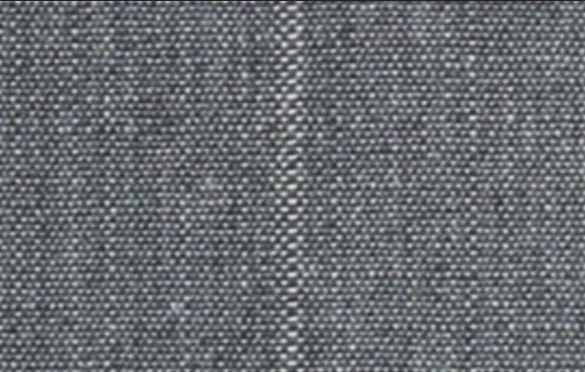
#> input picture data/examples/7.png, 585 x 372 px
$ python debug_img7.py
#> lines starting #> are read from the running program, lines starting #| are printed output that depends on the picture; after the words box and inside, x2 and y2 are one past the last pixel; in counts of white or black regions, pixels touching at a corner belong together
#| Original image shape: (372, 585)
#| Min/Max values: 33 225
### src/preprocess.py
import cv2
import numpy as np
import os

# Thư mục lưu ảnh đã xử lý
PROCESSED_DIR = "data/processed"
os.makedirs(PROCESSED_DIR, exist_ok=True)

def preprocess_image_clean(image_input, filename=None,
                           denoise_strength=25,
                           median_ksize=7,
                           gaussian_ksize=7,
                           nlm_h=15,
                           min_area=50,
                           threshold_method="adaptive"):
    """
    Tiền xử lý ảnh nâng cao:
    - Chuyển sang grayscale nếu ảnh màu
    - Tăng tương phản với CLAHE
    - Lọc nhiễu mạnh (median + bilateral + Gaussian + Non-local Means)
    - Threshold sang trắng/đen (binary) với C=-1
    - Morphology loại bỏ các chấm sáng nhỏ
    - Giữ lại các vùng sáng lớn (>= min_area)
    - Lưu ảnh đã xử lý vào PROCESSED_DIR
    """
#> called with denoise_strength = 25, median_ksize = 7, gaussian_ksize = 7, nlm_h = 15, min_area = 50, threshold_method = 'adaptive'

    # 1. Đọc ảnh
    if isinstance(image_input, str):
        img = cv2.imread(image_input, cv2.IMREAD_GRAYSCALE)
    else:
        if len(image_input.shape) == 3:
            img = cv2.cvtColor(image_input, cv2.COLOR_BGR2GRAY)
        else:
            img = image_input.copy()

    if img is None:
        raise ValueError("Không đọc được ảnh!")

    # 2. CLAHE để tăng tương phản
    clahe = cv2.createCLAHE(clipLimit=5, tileGridSize=(8, 8))
    contrast = clahe.apply(img)
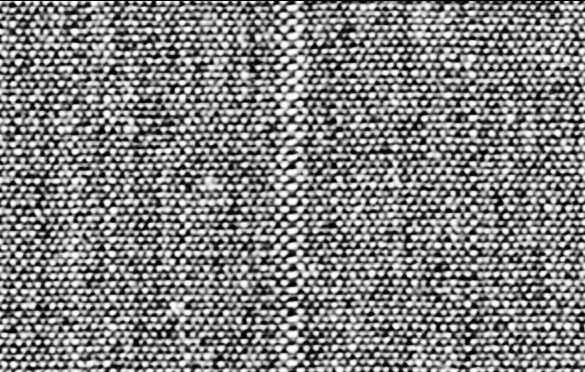
#> contrast: shape (372, 585); min 0, max 255, mean 128.7

    # 3. Lọc nhiễu mạnh
    denoised = cv2.medianBlur(contrast, median_ksize)
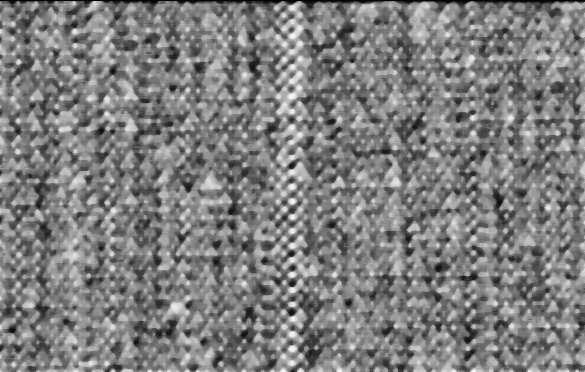
#> denoised: shape (372, 585); min 5, max 248, mean 126.2
    denoised = cv2.bilateralFilter(denoised, d=14,
                                   sigmaColor=denoise_strength,
                                   sigmaSpace=denoise_strength)
    denoised = cv2.GaussianBlur(denoised, (gaussian_ksize, gaussian_ksize), 0)
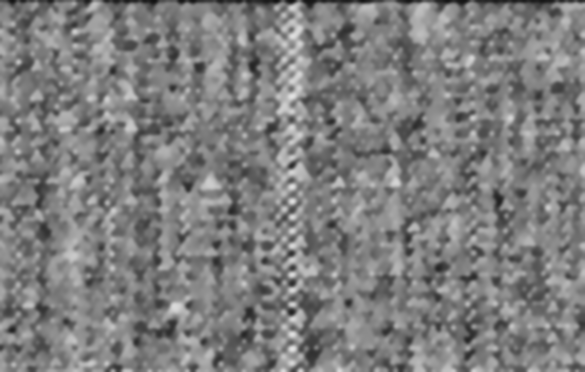
#> denoised: shape (372, 585); min 18, max 227, mean 126
    denoised = cv2.fastNlMeansDenoising(denoised, h=nlm_h)

    # 4. Threshold sang trắng/đen
    if threshold_method == "otsu":
        _, binary = cv2.threshold(denoised, 0, 255,
                                  cv2.THRESH_BINARY + cv2.THRESH_OTSU)
    else:
        binary = cv2.adaptiveThreshold(
            denoised, 255,
            cv2.ADAPTIVE_THRESH_GAUSSIAN_C,
            cv2.THRESH_BINARY,
            blockSize=31,
            C=-1
        )
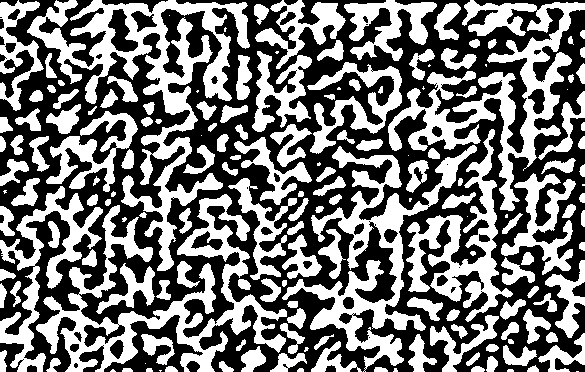
#> binary: shape (372, 585); 46.5% white; 169 white regions (25 under 20 px), largest, box (x1, y1, x2, y2) and area: (27, 0, 250, 271) 13417, (36, 194, 287, 372) 11339, (388, 0, 585, 211) 10431

    # 5. Morphology loại bỏ chấm sáng nhỏ
    kernel = np.ones((3,3), np.uint8)
    binary_clean = cv2.morphologyEx(binary, cv2.MORPH_OPEN, kernel)
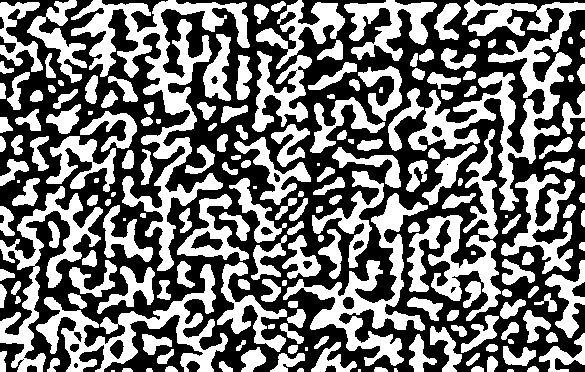
#> binary_clean: shape (372, 585); 45.8% white; 195 white regions (12 under 20 px), largest, box (x1, y1, x2, y2) and area: (71, 0, 250, 271) 10142, (408, 0, 585, 211) 9158, (283, 193, 428, 366) 5774

    # 6. Giữ lại các vùng sáng lớn
    num_labels, labels, stats, centroids = cv2.connectedComponentsWithStats(binary_clean, connectivity=8)
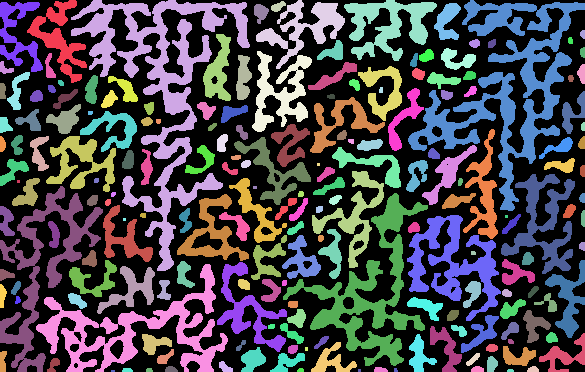
#> labels: shape (372, 585) int32; 196 distinct labels, from 0 to 195; one colour per label, 0 black
#> num_labels = 196; stats = 196 rows, first 6: [0, 0, 585, 372, 117889], [27, 0, 60, 83, 1594], [71, 0, 179, 271, 10142], [271, 1, 15, 11, 98], [256, 0, 89, 69, 2011], [344, 0, 93, 61, 2563]; centroids = 196 pairs, first value 2.04 to 582.7, second value 6.13 to 370.5
    binary_large = np.zeros_like(binary_clean)
    for i in range(1, num_labels):
        if stats[i, cv2.CC_STAT_AREA] >= min_area:
            binary_large[labels == i] = 255
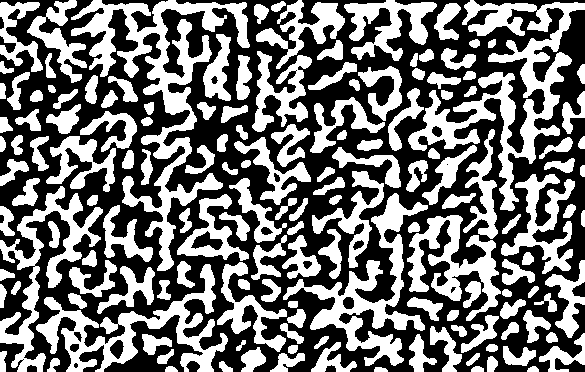
#> binary_large: shape (372, 585); 45.3% white; 154 white regions, largest, box (x1, y1, x2, y2) and area: (71, 0, 250, 271) 10142, (408, 0, 585, 211) 9158, (283, 193, 428, 366) 5774

    # 7. Lưu ảnh đã xử lý
    if filename is not None:
        save_path = os.path.join(PROCESSED_DIR, filename)
        cv2.imwrite(save_path, binary_large)

    return binary_large, contrast

# Giữ tên cũ
preprocess_image = preprocess_image_clean

# --- Test nhanh ---
# [7 lines that do not run on import are left out]

### debug_img7.py
import cv2
import numpy as np
from config import EXAMPLE_DIR, PROCESSED_DIR
from preprocess import preprocess_image
from edge_detection import detect_edges
from texture_analysis import detect_texture_anomalies

img_path = r'data/examples/7.png'
img = cv2.imread(img_path, cv2.IMREAD_GRAYSCALE)

print('Original image shape:', img.shape)
print('Min/Max values:', img.min(), img.max())

# Preprocess
preprocessed = preprocess_image(img)
#> (the run stopped early here; a loop or call above may not have finished)

$ run again, with data/examples/19.png copied over data/examples/7.png
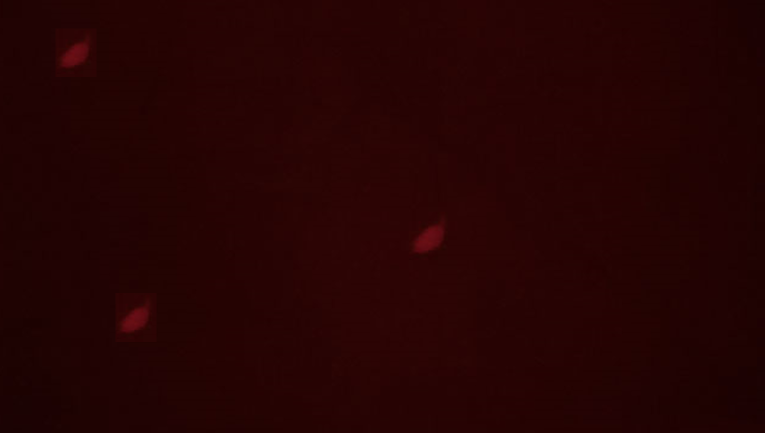
#> input picture data/examples/19.png, 1529 x 865 px (shown at 1/2 size)
#| Original image shape: (865, 1529)
#| Min/Max values: 7 43
#> in preprocess_image_clean, `binary = cv2.adaptiveThreshold( denoised, 255, cv2.ADAPTIVE_THRESH_GAU..`:
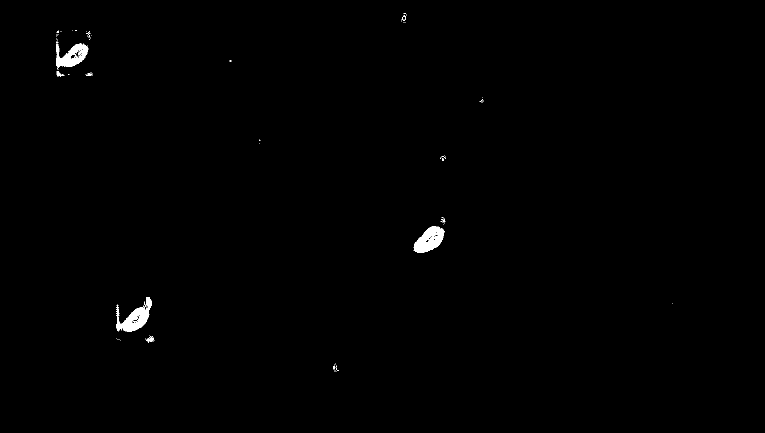
#> binary: shape (865, 1529) (shown at 1/2 size); 0.45% white; 91 white regions (84 under 20 px), largest, box (x1, y1, x2, y2) and area: (233, 594, 304, 664) 2006, (827, 452, 889, 506) 1947, (112, 87, 176, 138) 1574
#> in preprocess_image_clean, `binary_clean = cv2.morphologyEx(binary, cv2.MORPH_OPEN, kernel)`:
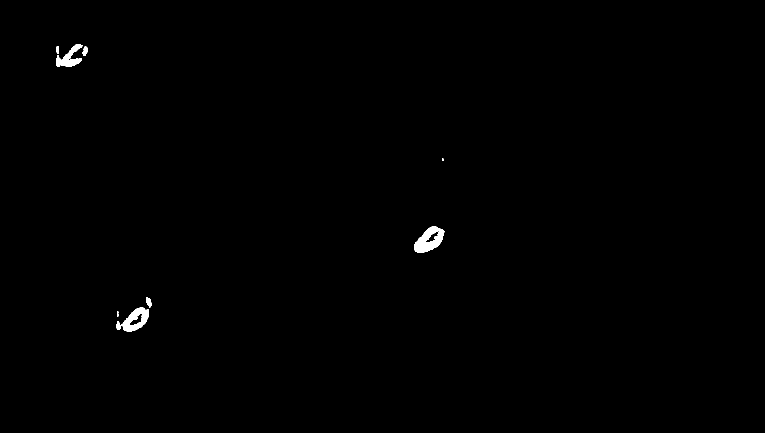
#> binary_clean: shape (865, 1529) (shown at 1/2 size); 0.37% white; 10 white regions (3 under 20 px), largest, box (x1, y1, x2, y2) and area: (828, 453, 889, 505) 1827, (243, 615, 298, 664) 1431, (113, 88, 165, 134) 1070
#> labels: shape (865, 1529) int32; 11 distinct labels, from 0 to 10
#> num_labels = 11; stats = [[0, 0, 1529, 865, 1317747], [113, 88, 52, 46, 1070], [112, 92, 5, 16, 63], [164, 93, 11, 19, 130], [884, 317, 4, 4, 15], [828, 453, 61, 52, 1827], [292, 594, 11, 21, 158], [243, 615, 55, 49, 1431], [234, 623, 3, 3, 9], [234, 627, 3, 6, 18], [233, 642, 9, 17, 117]]; centroids = [[765.1, 432], [138.5, 115.5], [114.5, 99.19], [169.9, 102.1], [885.4, 318.6], [857.9, 480.2], [297.1, 603.4], [271.4, 639.2], [235, 624], [235, 629.5], [236.7, 651.1]]

$ run again, with data/examples/21.png copied over data/examples/7.png
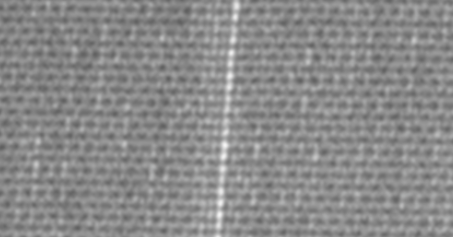
#> input picture data/examples/21.png, 453 x 237 px
#| Original image shape: (237, 453)
#| Min/Max values: 95 244
#> binary: shape (237, 453); 49.9% white; 20 white regions (6 under 20 px), largest, box (x1, y1, x2, y2) and area: (0, 0, 453, 237) 48472, (57, 0, 184, 20) 1338, (379, 0, 453, 21) 945
#> binary_clean: shape (237, 453); 49% white; 45 white regions (9 under 20 px), largest, box (x1, y1, x2, y2) and area: (0, 0, 453, 237) 42968, (77, 140, 159, 182) 1147, (379, 0, 453, 21) 924
#> in preprocess_image_clean, `num_labels, labels, stats, centroids = cv2.connectedComponentsWithStat..`:
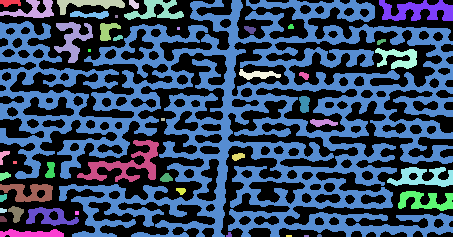
#> labels: shape (237, 453) int32; 46 distinct labels, from 0 to 45; one colour per label, 0 black
#> num_labels = 46; stats = 46 rows, first 6: [0, 0, 453, 237, 54733], [0, 0, 21, 7, 105], [0, 0, 54, 18, 450], [57, 0, 68, 15, 456], [129, 0, 10, 9, 63], [124, 0, 60, 20, 561]; centroids = 46 pairs, first value 2.61 to 425.2, second value 2.22 to 235.5
#> after the loop in preprocess_image_clean, `for i in range(1, num_labels):`:
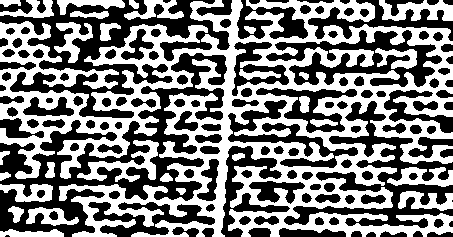
#> binary_large: shape (237, 453); 48.7% white; 29 white regions, largest, box (x1, y1, x2, y2) and area: (0, 0, 453, 237) 42968, (77, 140, 159, 182) 1147, (379, 0, 453, 21) 924

$ run again, with data/examples/22.png copied over data/examples/7.png
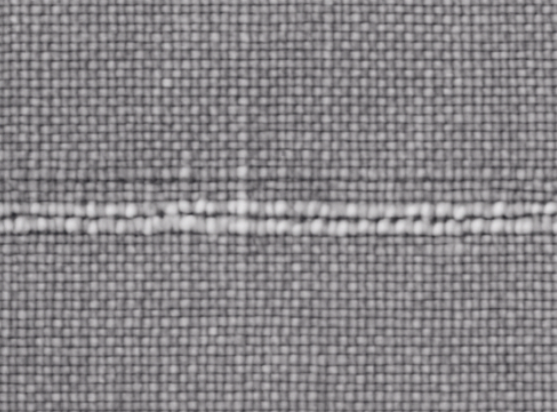
#> input picture data/examples/22.png, 557 x 412 px
#| Original image shape: (412, 557)
#| Min/Max values: 43 227
#> binary: shape (412, 557); 41.6% white; 475 white regions (68 under 20 px), largest, box (x1, y1, x2, y2) and area: (0, 142, 557, 240) 14437, (0, 0, 87, 114) 2705, (90, 33, 190, 165) 2516
#> binary_clean: shape (412, 557); 40.6% white; 566 white regions (52 under 20 px), largest, box (x1, y1, x2, y2) and area: (0, 181, 557, 240) 12067, (90, 34, 190, 165) 2280, (430, 364, 557, 410) 1504
#> labels: shape (412, 557) int32; 567 distinct labels, from 0 to 566
#> num_labels = 567; stats = 567 rows, first 6: [0, 0, 557, 412, 136266], [10, 0, 19, 13, 174], [23, 0, 44, 33, 526], [44, 0, 11, 3, 29], [62, 0, 6, 4, 21], [70, 0, 9, 13, 95]; centroids = 567 pairs, first value 0.5 to 555.2, second value 0.5 to 410.2
#> after the loop in preprocess_image_clean, `for i in range(1, num_labels):`:
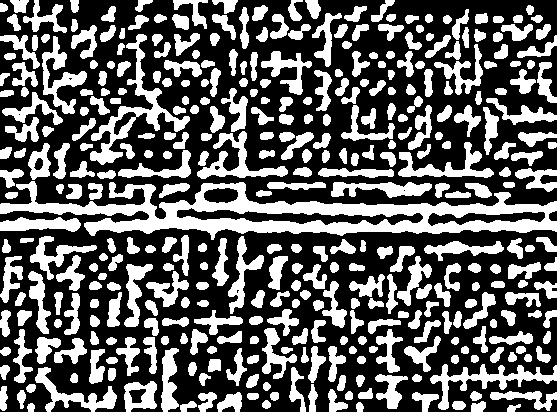
#> binary_large: shape (412, 557); 38.3% white; 380 white regions, largest, box (x1, y1, x2, y2) and area: (0, 181, 557, 240) 12067, (90, 34, 190, 165) 2280, (430, 364, 557, 410) 1504
